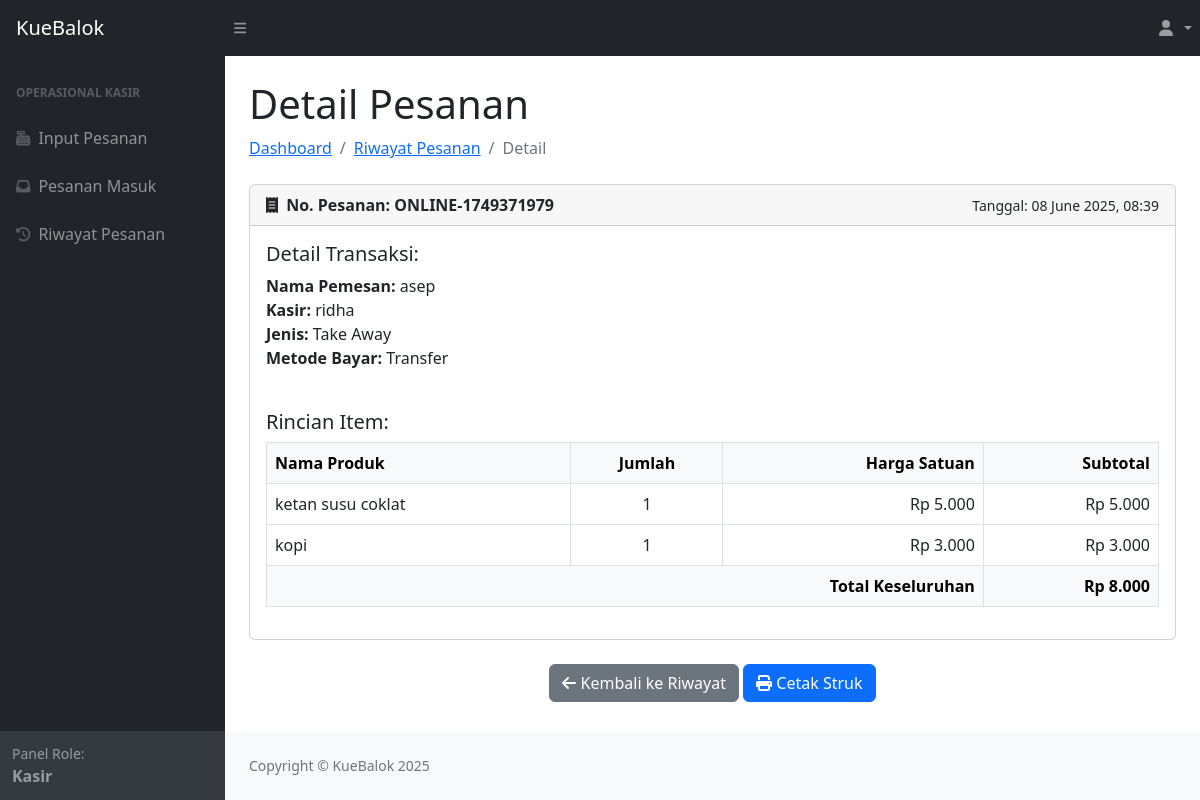
Screenshot of /users/kasir/detail_pesanan.php?id=ONLINE-1749371979 (signed in) with the database file from the repository.
### tables this page shows
CREATE TABLE `pesanan` (
  `id_pesanan` varchar(20) NOT NULL,
  `id_karyawan` int DEFAULT NULL,
  `tipe_pesanan` enum('kasir','online') NOT NULL,
  `jenis_pesanan` enum('dine_in','take_away') DEFAULT 'dine_in',
  `nama_pemesan` varchar(100) DEFAULT 'Walk-in',
  `no_telepon` varchar(25) DEFAULT NULL,
  `tgl_pesanan` datetime NOT NULL,
  `total_harga` decimal(12,2) NOT NULL DEFAULT '0.00',
  `metode_pembayaran` enum('tunai','qris','debit','transfer') NOT NULL,
  `status_pesanan` enum('menunggu_pembayaran','menunggu_konfirmasi','pending','diproses','selesai','dibatalkan') NOT NULL,
  `bukti_pembayaran` varchar(255) DEFAULT NULL,
  `catatan` text
);

CREATE TABLE `karyawan` (
  `id_karyawan` int NOT NULL,
  `nama` varchar(100) NOT NULL,
  `username` varchar(50) NOT NULL,
  `password` varchar(255) NOT NULL,
  `jabatan` enum('owner','admin','kasir') NOT NULL,
  `no_telepon` varchar(20) DEFAULT NULL,
  `email` varchar(100) DEFAULT NULL,
  `dibuat_pada` timestamp NOT NULL DEFAULT CURRENT_TIMESTAMP
);

CREATE TABLE `detail_pesanan` (
  `id_detail` bigint NOT NULL,
  `id_pesanan` varchar(20) NOT NULL,
  `id_produk` varchar(20) NOT NULL,
  `jumlah` int NOT NULL,
  `harga_saat_transaksi` decimal(12,2) NOT NULL,
  `sub_total` decimal(12,2) NOT NULL
);

CREATE TABLE `produk` (
  `id_produk` varchar(20) NOT NULL,
  `nama_produk` varchar(100) NOT NULL,
  `kategori` enum('makanan','minuman') NOT NULL,
  `harga` decimal(12,2) NOT NULL DEFAULT '0.00',
  `stok` int NOT NULL DEFAULT '0',
  `poto_produk` varchar(255) DEFAULT 'default.jpg',
  `status_produk` enum('aktif','tidak aktif') NOT NULL DEFAULT 'aktif',
  `dibuat_pada` timestamp NOT NULL DEFAULT CURRENT_TIMESTAMP
);

### users/kasir/detail_pesanan.php (the view, shortened to what this page needs)
<?php
include '../../koneksi.php';
$id_pesanan = $_GET['id'];
$sql_header = "SELECT
                    pk.id_pesanan,
                    pk.nama_pemesan,
                    pk.tgl_pesanan,
                    pk.total_harga,
                    pk.metode_pembayaran,
                    pk.jenis_pesanan,
                    pk.catatan,
                    k.nama AS nama_kasir
                FROM
                    pesanan pk
                JOIN
                    karyawan k ON pk.id_karyawan = k.id_karyawan
                WHERE
                    pk.id_pesanan = ?";
$stmt_header = mysqli_prepare($koneksi, $sql_header);
mysqli_stmt_bind_param($stmt_header, "s", $id_pesanan);
mysqli_stmt_execute($stmt_header);
$result_header = mysqli_stmt_get_result($stmt_header);
$pesanan = mysqli_fetch_assoc($result_header);
$sql_detail = "SELECT
                    dp.jumlah,
                    dp.harga_saat_transaksi AS harga_saat_transaksi,
                    dp.sub_total,
                    p.nama_produk
                FROM
                    detail_pesanan dp
                JOIN
                    produk p ON dp.id_produk = p.id_produk
                WHERE
                    dp.id_pesanan = ?";
$stmt_detail = mysqli_prepare($koneksi, $sql_detail);
mysqli_stmt_bind_param($stmt_detail, "s", $id_pesanan);
mysqli_stmt_execute($stmt_detail);
$result_detail = mysqli_stmt_get_result($stmt_detail);
$detail_items = [];
while ($row = mysqli_fetch_assoc($result_detail)) {
    $detail_items[] = $row;
}
?>
<!DOCTYPE html>
<html lang="id">
<head>
    <link href="../../css/styles.css" rel="stylesheet" />
</head>
<body class="sb-nav-fixed">
    <?php include 'inc/navbar.php'; ?>
    <div id="layoutSidenav">
        <div id="layoutSidenav_nav">
            <?php
            include 'inc/sidebar.php';
            ?>
        </div>
        <div id="layoutSidenav_content">
            <main>
                <div class="container-fluid px-4">
                    <h1 class="mt-4">Detail Pesanan</h1>
                    <ol class="breadcrumb mb-4 no-print">
                        <li class="breadcrumb-item"><a href="index.php">Dashboard</a></li>
                        <li class="breadcrumb-item"><a href="pesanan_data_riwayat.php">Riwayat Pesanan</a></li>
                        <li class="breadcrumb-item active">Detail</li>
                    </ol>
                    <div id="invoice-area">
                        <div class="card">
                            <div class="card-header d-flex justify-content-between align-items-center">
                                <div>
                                    <i class="fas fa-receipt me-1"></i>
                                    <strong>No. Pesanan: <?php echo htmlspecialchars($pesanan['id_pesanan']); ?></strong>
                                </div>
                                <div>
                                    <small>Tanggal: <?php echo date('d F Y, H:i', strtotime($pesanan['tgl_pesanan'])); ?></small>
                                </div>
                            </div>
                            <div class="card-body">
                                <div class="row mb-4">
                                    <div class="col-md-6">
                                        <h5>Detail Transaksi:</h5>
                                        <ul class="list-unstyled">
                                            <li><strong>Nama Pemesan:</strong> <?php echo htmlspecialchars($pesanan['nama_pemesan']); ?></li>
                                            <li><strong>Kasir:</strong> <?php echo htmlspecialchars($pesanan['nama_kasir']); ?></li>
                                            <li><strong>Jenis:</strong> <?php echo htmlspecialchars(ucwords(str_replace('_', ' ', $pesanan['jenis_pesanan']))); ?></li>
                                            <li><strong>Metode Bayar:</strong> <?php echo htmlspecialchars(ucfirst($pesanan['metode_pembayaran'])); ?></li>
                                        </ul>
                                    </div>
                                </div>
                                <h5 class="mt-4">Rincian Item:</h5>
                                <div class="table-responsive">
                                    <table class="table table-bordered">
                                        <thead class="table-light">
                                            <tr>
                                                <th>Nama Produk</th>
                                                <th class="text-center">Jumlah</th>
                                                <th class="text-end">Harga Satuan</th>
                                                <th class="text-end">Subtotal</th>
                                            </tr>
                                        </thead>
                                        <tbody>
                                            <?php foreach ($detail_items as $item): ?>
                                                <tr>
                                                    <td><?php echo htmlspecialchars($item['nama_produk']); ?></td>
                                                    <td class="text-center"><?php echo $item['jumlah']; ?></td>
                                                    <td class="text-end">Rp <?php echo number_format($item['harga_saat_transaksi'], 0, ',', '.'); ?></td>
                                                    <td class="text-end">Rp <?php echo number_format($item['sub_total'], 0, ',', '.'); ?></td>
                                                </tr>
                                            <?php endforeach; ?>
                                        </tbody>
                                        <tfoot>
                                            <tr class="table-light">
                                                <th colspan="3" class="text-end"><strong>Total Keseluruhan</strong></th>
                                                <th class="text-end"><strong>Rp <?php echo number_format($pesanan['total_harga'], 0, ',', '.'); ?></strong></th>
                                            </tr>
                                        </tfoot>
                                    </table>
                                </div>
                            </div>
                        </div>
                    </div>
                    <div class="mt-4 text-center no-print">
                        <a href="pesanan_data_riwayat.php" class="btn btn-secondary">
                            <i class="fas fa-arrow-left"></i> Kembali ke Riwayat
                        </a>
                        <button onclick="printInvoice()" class="btn btn-primary">
                            <i class="fas fa-print"></i> Cetak Struk
                        </button>
                    </div>
                </div>
            </main>
            <footer class="py-4 bg-light mt-auto no-print">
                <div class="container-fluid px-4">
                    <div class="d-flex align-items-center justify-content-between small">
                        <div class="text-muted">Copyright &copy; KueBalok 2025</div>
                    </div>
                </div>
            </footer>
        </div>
    </div>
</body>
</html>

### rows the page displays
pesanan: id_pesanan "ONLINE-1749371979", tgl_pesanan "08 June 2025, 08:39", nama_pemesan "asep", id_karyawan.nama "ridha", jenis_pesanan "Take Away", metode_pembayaran "Transfer", total_harga "8.000"
detail_pesanan: id_produk.nama_produk "ketan susu coklat", jumlah "1", harga_saat_transaksi "5.000", sub_total "5.000"
detail_pesanan: id_produk.nama_produk "kopi", jumlah "1", harga_saat_transaksi "3.000", sub_total "3.000"
